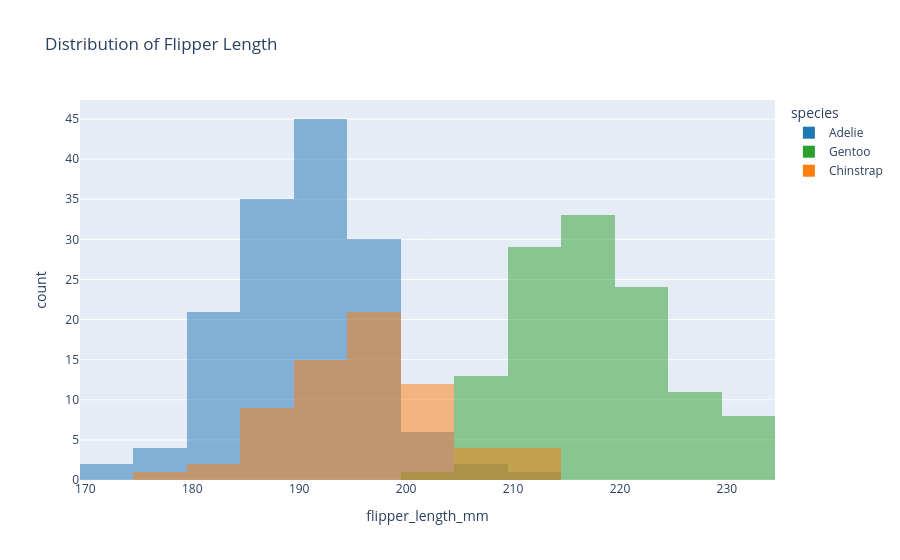

Notebook code cell kept with this figure:
### Code cell
#Alternative
fig_territory = px.bar(
    island_species,
    x="island",
    y="count",
    color="species",
    barmode="stack",
    color_discrete_map=species_colors,
    title="Adelie Appear on All Three Islands, While Gentoo and Chinstrap Appear on One Each",
    text="count"
)

fig_territory.update_layout(
    xaxis_title="Island",
    yaxis_title="Number of Penguins",
    plot_bgcolor="white",
    paper_bgcolor="white",
    yaxis=dict(showgrid=True, gridcolor="lightgray", zeroline=False),
    xaxis=dict(showgrid=False)
)

fig_territory.show()

### Figure 1 — Plotly figure (JSON) as saved in the notebook; plotly's stock layout.template omitted (floating-point values rounded to 4 significant figures; data arrays with more than 128 entries replaced by an {"elided": "..."} marker saying what was removed)
{"data": [{"bingroup": "x", "hovertemplate": "species=Adelie<br>flipper_length_mm=%{x}<br>count=%{y}<extra></extra>", "legendgroup": "Adelie", "marker": {"color": "#1f77b4", "opacity": 0.5, "pattern": {"shape": ""}}, "name": "Adelie", "orientation": "v", "showlegend": true, "type": "histogram", "x": {"elided": "146 float values"}, "xaxis": "x", "yaxis": "y"}, {"bingroup": "x", "hovertemplate": "species=Gentoo<br>flipper_length_mm=%{x}<br>count=%{y}<extra></extra>", "legendgroup": "Gentoo", "marker": {"color": "#2ca02c", "opacity": 0.5, "pattern": {"shape": ""}}, "name": "Gentoo", "orientation": "v", "showlegend": true, "type": "histogram", "x": [211.0, 230.0, 210.0, 218.0, 215.0, 210.0, 211.0, 219.0, 209.0, 215.0, 214.0, 216.0, 214.0, 213.0, 210.0, 217.0, 210.0, 221.0, 209.0, 222.0, 218.0, 215.0, 213.0, 215.0, 215.0, 215.0, 215.0, 210.0, 220.0, 222.0, 209.0, 207.0, 230.0, 220.0, 220.0, 213.0, 219.0, 208.0, 208.0, 208.0, 225.0, 210.0, 216.0, 222.0, 217.0, 210.0, 225.0, 213.0, 215.0, 210.0, 220.0, 210.0, 225.0, 217.0, 220.0, 208.0, 220.0, 208.0, 224.0, 208.0, 221.0, 214.0, 231.0, 219.0, 230.0, 229.0, 220.0, 223.0, 216.0, 221.0, 221.0, 217.0, 216.0, 230.0, 209.0, 220.0, 215.0, 223.0, 212.0, 221.0, 212.0, 224.0, 212.0, 228.0, 218.0, 218.0, 212.0, 230.0, 218.0, 228.0, 212.0, 224.0, 214.0, 226.0, 216.0, 222.0, 203.0, 225.0, 219.0, 228.0, 215.0, 228.0, 215.0, 210.0, 219.0, 208.0, 209.0, 216.0, 229.0, 213.0, 230.0, 217.0, 230.0, 222.0, 214.0, 215.0, 222.0, 212.0, 213.0], "xaxis": "x", "yaxis": "y"}, {"bingroup": "x", "hovertemplate": "species=Chinstrap<br>flipper_length_mm=%{x}<br>count=%{y}<extra></extra>", "legendgroup": "Chinstrap", "marker": {"color": "#ff7f0e", "opacity": 0.5, "pattern": {"shape": ""}}, "name": "Chinstrap", "orientation": "v", "showlegend": true, "type": "histogram", "x": [192.0, 196.0, 193.0, 188.0, 197.0, 198.0, 178.0, 197.0, 195.0, 198.0, 193.0, 194.0, 185.0, 201.0, 190.0, 201.0, 197.0, 181.0, 190.0, 195.0, 181.0, 191.0, 187.0, 193.0, 195.0, 197.0, 200.0, 200.0, 191.0, 205.0, 187.0, 201.0, 187.0, 203.0, 195.0, 199.0, 195.0, 210.0, 192.0, 205.0, 210.0, 187.0, 196.0, 196.0, 196.0, 201.0, 190.0, 212.0, 187.0, 198.0, 199.0, 201.0, 193.0, 203.0, 187.0, 197.0, 191.0, 203.0, 202.0, 194.0, 206.0, 189.0, 195.0, 207.0, 202.0, 193.0, 210.0, 198.0], "xaxis": "x", "yaxis": "y"}], "layout": {"barmode": "overlay", "legend": {"title": {"text": "species"}, "tracegroupgap": 0}, "title": {"text": "Distribution of Flipper Length"}, "xaxis": {"anchor": "y", "domain": [0, 1], "title": {"text": "flipper_length_mm"}}, "yaxis": {"anchor": "x", "domain": [0, 1], "title": {"text": "count"}}}}
